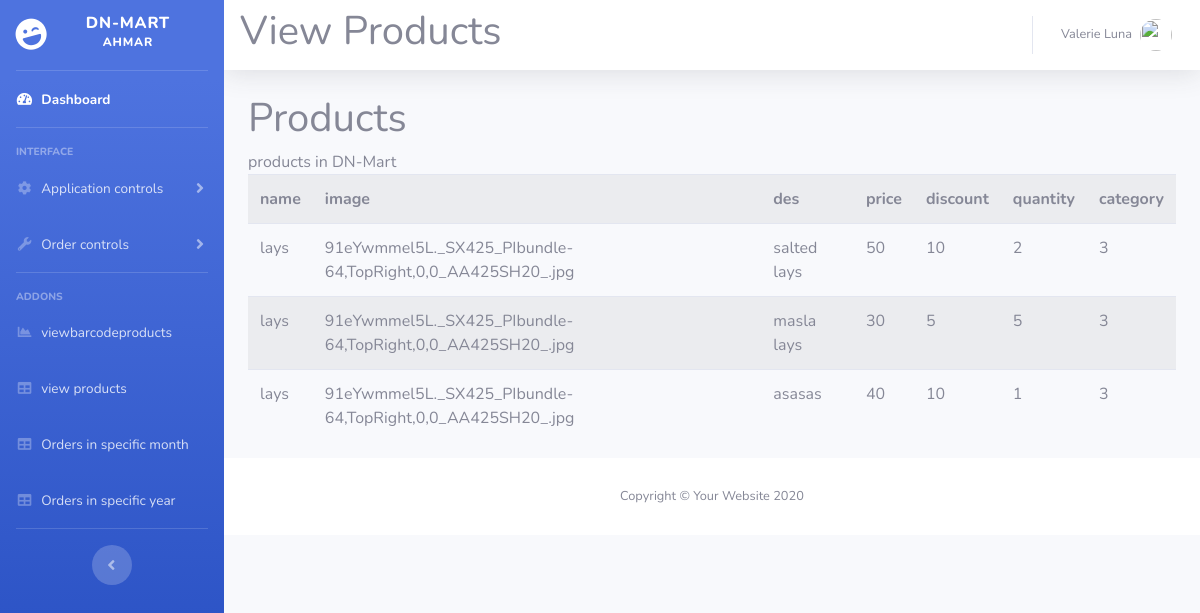
The app's page /DN-MartAPIs/admin/output.php with its own data.
### tables this page shows
CREATE TABLE `products` (
  `id` int(11) NOT NULL,
  `name` varchar(255) NOT NULL,
  `image` varchar(255) NOT NULL,
  `des` varchar(255) NOT NULL,
  `price` int(255) NOT NULL,
  `discount` int(11) NOT NULL,
  `quantity` int(11) NOT NULL,
  `category` varchar(255) NOT NULL
);

### DN-MartAPIs/admin/output.php (the view, shortened to what this page needs)
<?php
   include ("connection.php");
        include('includes/header.php');
        include('includes/navbar.php');
$result = mysqli_query($con,"SELECT * FROM products");
?>
    <div id="content-wrapper" class="d-flex flex-column">
      <div id="content">
        <nav class="navbar navbar-expand navbar-light bg-white topbar mb-4 static-top shadow">
                     <h1 class="page-header">View Products</h1>
          <ul class="navbar-nav ml-auto">
            <li class="nav-item dropdown no-arrow">
              <a class="nav-link dropdown-toggle" href="#" id="userDropdown" role="button" data-toggle="dropdown" aria-haspopup="true" aria-expanded="false">
                <span class="mr-2 d-none d-lg-inline text-gray-600 small">Valerie Luna</span>
                <img class="img-profile rounded-circle" src="https://source.unsplash.com/QAB-WJcbgJk/60x60">
              </a>
            </li>
          </ul>
        </nav>
        <div id="page-wrapper">
            <div class="container-fluid">
                <div class="row">
                    <div class="col-lg-12">
                        <h1 class="page-header">Products</h1>
                       <div class="row">
                <div class="col-lg-12">
                    <div class="panel panel-default">
                        <div class="panel-heading">
                            products in DN-Mart
                        </div>
                        <div class="panel-body">
                            <div class="row">
                                <div class="col-lg-12">
                                    <form role="form" method="post" >
                                        <div class="form-group">
<table class="table table-striped">
<tr>
<th>name</th>
<th>image</th>
<th>des</th>
<th>price</th>
<th>discount</th>
<th>quantity</th>
<th>category</th>
</tr>
<?php
while($row = mysqli_fetch_array($result))
{
echo "<tr>";
echo "<td>" . $row['name'] . "</td>";
echo "<td>" . $row['image'] . "</td>";
echo "<td>" . $row['des'] . "</td>";
echo "<td>" . $row['price'] . "</td>";
echo "<td>" . $row['discount'] . "</td>";
echo "<td>" . $row['quantity'] . "</td>";
echo "<td>" . $row['category'] . "</td>";
echo "</tr>";
}
    ?>
</table>
    </div>
    </form>
    </div>
    </div>
    </div>
    </div>
    </div>
    </div>
                    </div>
                </div>
            </div>
        </div>
<?php
include("includes/footer.php");
?>

### records on screen
products: name "lays", image "91eYwmmel5L._SX425_PIbundle-64,TopRight,0,0_AA425SH20_.jpg", des "salted lays", price "50", discount "10", quantity "2", category "3"
products: name "lays", image "91eYwmmel5L._SX425_PIbundle-64,TopRight,0,0_AA425SH20_.jpg", des "masla lays", price "30", discount "5", quantity "5", category "3"
products: name "lays", image "91eYwmmel5L._SX425_PIbundle-64,TopRight,0,0_AA425SH20_.jpg", des "asasas", price "40", discount "10", quantity "1", category "3"
